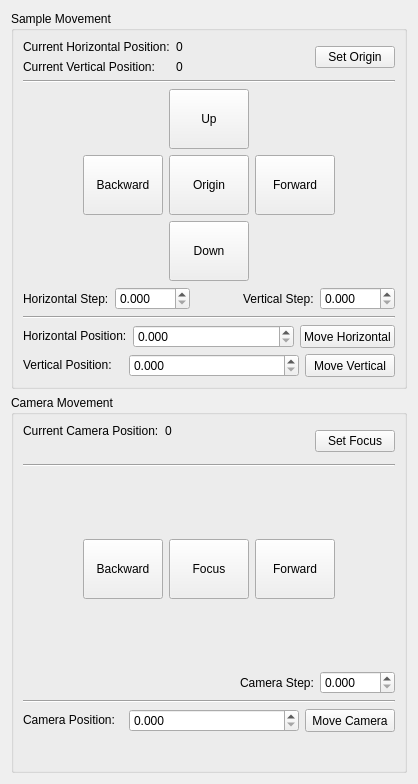
<?xml version="1.0" encoding="UTF-8"?>
<ui version="4.0">
 <class>MotorPanel</class>
 <widget class="QWidget" name="motorPanel">
  <layout class="QVBoxLayout" name="verticalLayout_panel">
   <item>
    <widget class="QGroupBox" name="groupBox_SampleMovement">
     <property name="sizePolicy">
      <sizepolicy hsizetype="Preferred" vsizetype="Preferred">
       <horstretch>0</horstretch>
       <verstretch>0</verstretch>
      </sizepolicy>
     </property>
     <property name="minimumSize">
      <size>
       <width>300</width>
       <height>0</height>
      </size>
     </property>
     <property name="title">
      <string>Sample Movement</string>
     </property>
     <layout class="QGridLayout" name="gridLayout_7">
      <item row="0" column="0">
       <layout class="QVBoxLayout" name="verticalLayout_32">
        <item>
         <layout class="QHBoxLayout" name="horizontalLayout_6">
          <item>
           <layout class="QGridLayout" name="gridLayout_5">
            <item row="0" column="1">
             <widget class="QLabel" name="label_sampleCurrentHPosition">
              <property name="minimumSize">
               <size>
                <width>50</width>
                <height>0</height>
               </size>
              </property>
              <property name="text">
               <string>0</string>
              </property>
             </widget>
            </item>
            <item row="0" column="0">
             <widget class="QLabel" name="label_21">
              <property name="sizePolicy">
               <sizepolicy hsizetype="Fixed" vsizetype="Preferred">
                <horstretch>0</horstretch>
                <verstretch>0</verstretch>
               </sizepolicy>
              </property>
              <property name="minimumSize">
               <size>
                <width>135</width>
                <height>0</height>
               </size>
              </property>
              <property name="text">
               <string>Current Horizontal Position:</string>
              </property>
             </widget>
            </item>
            <item row="1" column="0">
             <widget class="QLabel" name="label_22">
              <property name="sizePolicy">
               <sizepolicy hsizetype="Fixed" vsizetype="Preferred">
                <horstretch>0</horstretch>
                <verstretch>0</verstretch>
               </sizepolicy>
              </property>
              <property name="minimumSize">
               <size>
                <width>135</width>
                <height>0</height>
               </size>
              </property>
              <property name="text">
               <string>Current Vertical Position:</string>
              </property>
              <property name="alignment">
               <set>Qt::AlignLeading|Qt::AlignLeft|Qt::AlignVCenter</set>
              </property>
             </widget>
            </item>
            <item row="1" column="1">
             <widget class="QLabel" name="label_sampleCurrentVPosition">
              <property name="minimumSize">
               <size>
                <width>50</width>
                <height>0</height>
               </size>
              </property>
              <property name="text">
               <string>0</string>
              </property>
             </widget>
            </item>
           </layout>
          </item>
          <item>
           <widget class="QPushButton" name="pushButton_sampleSetOrigin">
            <property name="enabled">
             <bool>true</bool>
            </property>
            <property name="sizePolicy">
             <sizepolicy hsizetype="Fixed" vsizetype="Fixed">
              <horstretch>0</horstretch>
              <verstretch>0</verstretch>
             </sizepolicy>
            </property>
            <property name="minimumSize">
             <size>
              <width>75</width>
              <height>0</height>
             </size>
            </property>
            <property name="toolTip">
             <string>Set the current sample position as the origin</string>
            </property>
            <property name="text">
             <string>Set Origin</string>
            </property>
           </widget>
          </item>
         </layout>
        </item>
        <item>
         <widget class="Line" name="line">
          <property name="orientation">
           <enum>Qt::Horizontal</enum>
          </property>
         </widget>
        </item>
        <item>
         <layout class="QGridLayout" name="gridLayout_3">
          <item row="1" column="3">
           <widget class="QPushButton" name="pushButton_sampleStepForward">
            <property name="sizePolicy">
             <sizepolicy hsizetype="Fixed" vsizetype="Fixed">
              <horstretch>0</horstretch>
              <verstretch>0</verstretch>
             </sizepolicy>
            </property>
            <property name="minimumSize">
             <size>
              <width>60</width>
              <height>60</height>
             </size>
            </property>
<property name="toolTip">
             <string>Move the sample forward</string>
            </property>
            <property name="text">
             <string>Forward</string>
            </property>
            <property name="shortcut">
             <string>Ctrl+Right</string>
            </property>
           </widget>
          </item>
          <item row="1" column="2">
           <widget class="QPushButton" name="pushButton_sampleGotoOrigin">
            <property name="sizePolicy">
             <sizepolicy hsizetype="Fixed" vsizetype="Fixed">
              <horstretch>0</horstretch>
              <verstretch>0</verstretch>
             </sizepolicy>
            </property>
            <property name="minimumSize">
             <size>
              <width>60</width>
              <height>60</height>
             </size>
            </property>
<property name="toolTip">
             <string>Move the sample to origin</string>
            </property>
            <property name="text">
             <string>Origin</string>
            </property>
           </widget>
          </item>
          <item row="1" column="4">
           <spacer name="horizontalSpacer">
            <property name="orientation">
             <enum>Qt::Horizontal</enum>
            </property>
            <property name="sizeHint" stdset="0">
             <size>
              <width>60</width>
              <height>20</height>
             </size>
            </property>
           </spacer>
          </item>
          <item row="0" column="2">
           <widget class="QPushButton" name="pushButton_sampleStepUp">
            <property name="sizePolicy">
             <sizepolicy hsizetype="Fixed" vsizetype="Fixed">
              <horstretch>0</horstretch>
              <verstretch>0</verstretch>
             </sizepolicy>
            </property>
            <property name="minimumSize">
             <size>
              <width>60</width>
              <height>60</height>
             </size>
            </property>
<property name="toolTip">
             <string>Move the sample up</string>
            </property>
            <property name="text">
             <string>Up</string>
            </property>
            <property name="shortcut">
             <string>Ctrl+Up</string>
            </property>
           </widget>
          </item>
          <item row="1" column="1">
           <widget class="QPushButton" name="pushButton_sampleStepBackward">
            <property name="sizePolicy">
             <sizepolicy hsizetype="Fixed" vsizetype="Fixed">
              <horstretch>0</horstretch>
              <verstretch>0</verstretch>
             </sizepolicy>
            </property>
            <property name="minimumSize">
             <size>
              <width>60</width>
              <height>60</height>
             </size>
            </property>
<property name="toolTip">
             <string>Move the sample backward</string>
            </property>
            <property name="text">
             <string>Backward</string>
            </property>
            <property name="shortcut">
             <string>Ctrl+Left</string>
            </property>
           </widget>
          </item>
          <item row="1" column="0">
           <spacer name="horizontalSpacer_7">
            <property name="orientation">
             <enum>Qt::Horizontal</enum>
            </property>
            <property name="sizeHint" stdset="0">
             <size>
              <width>60</width>
              <height>20</height>
             </size>
            </property>
           </spacer>
          </item>
          <item row="2" column="2">
           <widget class="QPushButton" name="pushButton_sampleStepDown">
            <property name="sizePolicy">
             <sizepolicy hsizetype="Fixed" vsizetype="Fixed">
              <horstretch>0</horstretch>
              <verstretch>0</verstretch>
             </sizepolicy>
            </property>
            <property name="minimumSize">
             <size>
              <width>60</width>
              <height>60</height>
             </size>
            </property>
<property name="toolTip">
             <string>Move the sample down</string>
            </property>
            <property name="text">
             <string>Down</string>
            </property>
           </widget>
          </item>
         </layout>
        </item>
        <item>
         <layout class="QHBoxLayout" name="horizontalLayout_55">
          <item>
           <widget class="QLabel" name="label_25">
            <property name="sizePolicy">
             <sizepolicy hsizetype="Fixed" vsizetype="Preferred">
              <horstretch>0</horstretch>
              <verstretch>0</verstretch>
             </sizepolicy>
            </property>
            <property name="text">
             <string>Horizontal Step:</string>
            </property>
           </widget>
          </item>
          <item>
           <widget class="QDoubleSpinBox" name="doubleSpinBox_sampleHStepSize">
            <property name="sizePolicy">
             <sizepolicy hsizetype="Fixed" vsizetype="Fixed">
              <horstretch>0</horstretch>
              <verstretch>0</verstretch>
             </sizepolicy>
            </property>
            <property name="minimumSize">
             <size>
              <width>75</width>
              <height>0</height>
             </size>
            </property>
            <property name="suffix">
             <string/>
            </property>
            <property name="decimals">
             <number>3</number>
            </property>
           </widget>
          </item>
          <item>
           <spacer name="horizontalSpacer_9">
            <property name="orientation">
             <enum>Qt::Horizontal</enum>
            </property>
            <property name="sizeHint" stdset="0">
             <size>
              <width>40</width>
              <height>20</height>
             </size>
            </property>
           </spacer>
          </item>
          <item>
           <widget class="QLabel" name="label_26">
            <property name="sizePolicy">
             <sizepolicy hsizetype="Fixed" vsizetype="Preferred">
              <horstretch>0</horstretch>
              <verstretch>0</verstretch>
             </sizepolicy>
            </property>
            <property name="text">
             <string>Vertical Step:</string>
            </property>
           </widget>
          </item>
          <item>
           <widget class="QDoubleSpinBox" name="doubleSpinBox_sampleVStepSize">
            <property name="sizePolicy">
             <sizepolicy hsizetype="Fixed" vsizetype="Fixed">
              <horstretch>0</horstretch>
              <verstretch>0</verstretch>
             </sizepolicy>
            </property>
            <property name="minimumSize">
             <size>
              <width>75</width>
              <height>0</height>
             </size>
            </property>
            <property name="decimals">
             <number>3</number>
            </property>
           </widget>
          </item>
         </layout>
        </item>
        <item>
         <widget class="Line" name="line_3">
          <property name="orientation">
           <enum>Qt::Horizontal</enum>
          </property>
         </widget>
        </item>
        <item>
         <layout class="QHBoxLayout" name="horizontalLayout_53">
          <item>
           <widget class="QLabel" name="label_23">
            <property name="sizePolicy">
             <sizepolicy hsizetype="Fixed" vsizetype="Fixed">
              <horstretch>0</horstretch>
              <verstretch>0</verstretch>
             </sizepolicy>
            </property>
            <property name="minimumSize">
             <size>
              <width>100</width>
              <height>20</height>
             </size>
            </property>
            <property name="text">
             <string>Horizontal Position:</string>
            </property>
           </widget>
          </item>
          <item>
           <widget class="QDoubleSpinBox" name="doubleSpinBox_sampleSetHPosition">
            <property name="sizePolicy">
             <sizepolicy hsizetype="MinimumExpanding" vsizetype="Fixed">
              <horstretch>0</horstretch>
              <verstretch>0</verstretch>
             </sizepolicy>
            </property>
            <property name="minimumSize">
             <size>
              <width>100</width>
              <height>20</height>
             </size>
            </property>
<property name="decimals">
             <number>3</number>
            </property>
           </widget>
          </item>
          <item>
           <widget class="QPushButton" name="pushButton_sampleGotoHPosition">
            <property name="sizePolicy">
             <sizepolicy hsizetype="Fixed" vsizetype="Fixed">
              <horstretch>0</horstretch>
              <verstretch>0</verstretch>
             </sizepolicy>
            </property>
            <property name="minimumSize">
             <size>
              <width>90</width>
              <height>23</height>
             </size>
            </property>
<property name="toolTip">
             <string>Move the sample to the specified horizontal position</string>
            </property>
            <property name="text">
             <string>Move Horizontal</string>
            </property>
           </widget>
          </item>
         </layout>
        </item>
        <item>
         <layout class="QHBoxLayout" name="horizontalLayout_54">
          <item>
           <widget class="QLabel" name="label_24">
            <property name="sizePolicy">
             <sizepolicy hsizetype="Fixed" vsizetype="Fixed">
              <horstretch>0</horstretch>
              <verstretch>0</verstretch>
             </sizepolicy>
            </property>
            <property name="minimumSize">
             <size>
              <width>100</width>
              <height>20</height>
             </size>
            </property>
            <property name="text">
             <string>Vertical Position:</string>
            </property>
           </widget>
          </item>
          <item>
           <widget class="QDoubleSpinBox" name="doubleSpinBox_sampleSetVPosition">
            <property name="sizePolicy">
             <sizepolicy hsizetype="MinimumExpanding" vsizetype="Fixed">
              <horstretch>0</horstretch>
              <verstretch>0</verstretch>
             </sizepolicy>
            </property>
            <property name="minimumSize">
             <size>
              <width>100</width>
              <height>20</height>
             </size>
            </property>
<property name="decimals">
             <number>3</number>
            </property>
           </widget>
          </item>
          <item>
           <widget class="QPushButton" name="pushButton_sampleGotoVPosition">
            <property name="sizePolicy">
             <sizepolicy hsizetype="Fixed" vsizetype="Fixed">
              <horstretch>0</horstretch>
              <verstretch>0</verstretch>
             </sizepolicy>
            </property>
            <property name="minimumSize">
             <size>
              <width>90</width>
              <height>23</height>
             </size>
            </property>
<property name="toolTip">
             <string>Move the sample to the specified vertical position</string>
            </property>
            <property name="text">
             <string>Move Vertical</string>
            </property>
           </widget>
          </item>
         </layout>
        </item>
       </layout>
      </item>
     </layout>
    </widget>
   </item>
   <item>
    <widget class="QGroupBox" name="groupBox_CameraMovement">
     <property name="sizePolicy">
      <sizepolicy hsizetype="Preferred" vsizetype="Preferred">
       <horstretch>0</horstretch>
       <verstretch>0</verstretch>
      </sizepolicy>
     </property>
     <property name="minimumSize">
      <size>
       <width>300</width>
       <height>0</height>
      </size>
     </property>
     <property name="title">
      <string>Camera Movement</string>
     </property>
     <layout class="QGridLayout" name="gridLayout_6">
      <item row="0" column="0">
       <layout class="QVBoxLayout" name="verticalLayout_34">
        <item>
         <layout class="QHBoxLayout" name="horizontalLayout_58">
          <item>
           <layout class="QGridLayout" name="gridLayout_10">
            <item row="0" column="0">
             <widget class="QLabel" name="label_31">
              <property name="sizePolicy">
               <sizepolicy hsizetype="Fixed" vsizetype="Preferred">
                <horstretch>0</horstretch>
                <verstretch>0</verstretch>
               </sizepolicy>
              </property>
              <property name="minimumSize">
               <size>
                <width>135</width>
                <height>0</height>
               </size>
              </property>
              <property name="text">
               <string>Current Camera Position:</string>
              </property>
             </widget>
            </item>
            <item row="0" column="1">
             <widget class="QLabel" name="label_cameraCurrentPosition">
              <property name="minimumSize">
               <size>
                <width>50</width>
                <height>0</height>
               </size>
              </property>
              <property name="text">
               <string>0</string>
              </property>
             </widget>
            </item>
            <item row="1" column="0">
             <widget class="QLabel" name="label">
              <property name="text">
               <string/>
              </property>
             </widget>
            </item>
            <item row="1" column="1">
             <widget class="QLabel" name="label_2">
              <property name="sizePolicy">
               <sizepolicy hsizetype="Preferred" vsizetype="Preferred">
                <horstretch>50</horstretch>
                <verstretch>0</verstretch>
               </sizepolicy>
              </property>
              <property name="text">
               <string/>
              </property>
             </widget>
            </item>
           </layout>
          </item>
          <item>
           <widget class="QPushButton" name="pushButton_cameraSetFocus">
            <property name="sizePolicy">
             <sizepolicy hsizetype="Fixed" vsizetype="Fixed">
              <horstretch>0</horstretch>
              <verstretch>0</verstretch>
             </sizepolicy>
            </property>
            <property name="minimumSize">
             <size>
              <width>75</width>
              <height>0</height>
             </size>
            </property>
            <property name="toolTip">
             <string>Set the current camera position as focus position</string>
            </property>
            <property name="text">
             <string>Set Focus</string>
            </property>
           </widget>
          </item>
         </layout>
        </item>
        <item>
         <widget class="Line" name="line_2">
          <property name="orientation">
           <enum>Qt::Horizontal</enum>
          </property>
         </widget>
        </item>
        <item>
         <layout class="QGridLayout" name="gridLayout_8">
          <item row="1" column="0">
           <spacer name="horizontalSpacer_4">
            <property name="orientation">
             <enum>Qt::Horizontal</enum>
            </property>
            <property name="sizeHint" stdset="0">
             <size>
              <width>60</width>
              <height>20</height>
             </size>
            </property>
           </spacer>
          </item>
          <item row="1" column="3">
           <widget class="QPushButton" name="pushButton_cameraStepForward">
            <property name="sizePolicy">
             <sizepolicy hsizetype="Fixed" vsizetype="Fixed">
              <horstretch>0</horstretch>
              <verstretch>0</verstretch>
             </sizepolicy>
            </property>
            <property name="minimumSize">
             <size>
              <width>60</width>
              <height>60</height>
             </size>
            </property>
<property name="text">
             <string>Forward</string>
            </property>
           </widget>
          </item>
          <item row="1" column="4">
           <spacer name="horizontalSpacer_5">
            <property name="orientation">
             <enum>Qt::Horizontal</enum>
            </property>
            <property name="sizeHint" stdset="0">
             <size>
              <width>60</width>
              <height>20</height>
             </size>
            </property>
           </spacer>
          </item>
          <item row="0" column="2">
           <widget class="QLabel" name="label_3">
            <property name="sizePolicy">
             <sizepolicy hsizetype="Fixed" vsizetype="Fixed">
              <horstretch>0</horstretch>
              <verstretch>0</verstretch>
             </sizepolicy>
            </property>
            <property name="minimumSize">
             <size>
              <width>60</width>
              <height>60</height>
             </size>
            </property>
<property name="text">
             <string/>
            </property>
           </widget>
          </item>
          <item row="1" column="2">
           <widget class="QPushButton" name="pushButton_cameraGotoFocus">
            <property name="sizePolicy">
             <sizepolicy hsizetype="Fixed" vsizetype="Fixed">
              <horstretch>0</horstretch>
              <verstretch>0</verstretch>
             </sizepolicy>
            </property>
            <property name="minimumSize">
             <size>
              <width>60</width>
              <height>60</height>
             </size>
            </property>
<property name="text">
             <string>Focus</string>
            </property>
           </widget>
          </item>
          <item row="1" column="1">
           <widget class="QPushButton" name="pushButton_cameraStepBackward">
            <property name="sizePolicy">
             <sizepolicy hsizetype="Fixed" vsizetype="Fixed">
              <horstretch>0</horstretch>
              <verstretch>0</verstretch>
             </sizepolicy>
            </property>
            <property name="minimumSize">
             <size>
              <width>60</width>
              <height>60</height>
             </size>
            </property>
<property name="text">
             <string>Backward</string>
            </property>
           </widget>
          </item>
          <item row="2" column="2">
           <widget class="QLabel" name="label_4">
            <property name="sizePolicy">
             <sizepolicy hsizetype="Fixed" vsizetype="Fixed">
              <horstretch>0</horstretch>
              <verstretch>0</verstretch>
             </sizepolicy>
            </property>
            <property name="minimumSize">
             <size>
              <width>60</width>
              <height>60</height>
             </size>
            </property>
<property name="text">
             <string/>
            </property>
           </widget>
          </item>
         </layout>
        </item>
        <item>
         <layout class="QHBoxLayout" name="horizontalLayout_62">
          <item>
           <spacer name="horizontalSpacer_3">
            <property name="orientation">
             <enum>Qt::Horizontal</enum>
            </property>
            <property name="sizeHint" stdset="0">
             <size>
              <width>40</width>
              <height>20</height>
             </size>
            </property>
           </spacer>
          </item>
          <item>
           <widget class="QLabel" name="label_33">
            <property name="sizePolicy">
             <sizepolicy hsizetype="Fixed" vsizetype="Preferred">
              <horstretch>0</horstretch>
              <verstretch>0</verstretch>
             </sizepolicy>
            </property>
            <property name="text">
             <string>Camera Step:</string>
            </property>
           </widget>
          </item>
          <item>
           <widget class="QDoubleSpinBox" name="doubleSpinBox_cameraStepSize">
            <property name="sizePolicy">
             <sizepolicy hsizetype="Fixed" vsizetype="Fixed">
              <horstretch>0</horstretch>
              <verstretch>0</verstretch>
             </sizepolicy>
            </property>
            <property name="minimumSize">
             <size>
              <width>75</width>
              <height>0</height>
             </size>
            </property>
            <property name="decimals">
             <number>3</number>
            </property>
           </widget>
          </item>
         </layout>
        </item>
        <item>
         <widget class="Line" name="line_4">
          <property name="orientation">
           <enum>Qt::Horizontal</enum>
          </property>
         </widget>
        </item>
        <item>
         <layout class="QHBoxLayout" name="horizontalLayout_59">
          <item>
           <widget class="QLabel" name="label_32">
            <property name="sizePolicy">
             <sizepolicy hsizetype="Fixed" vsizetype="Fixed">
              <horstretch>0</horstretch>
              <verstretch>0</verstretch>
             </sizepolicy>
            </property>
            <property name="minimumSize">
             <size>
              <width>100</width>
              <height>20</height>
             </size>
            </property>
<property name="text">
             <string>Camera Position:</string>
            </property>
           </widget>
          </item>
          <item>
           <widget class="QDoubleSpinBox" name="doubleSpinBox_cameraSetPosition">
            <property name="sizePolicy">
             <sizepolicy hsizetype="MinimumExpanding" vsizetype="Fixed">
              <horstretch>0</horstretch>
              <verstretch>0</verstretch>
             </sizepolicy>
            </property>
            <property name="minimumSize">
             <size>
              <width>100</width>
              <height>20</height>
             </size>
            </property>
<property name="decimals">
             <number>3</number>
            </property>
           </widget>
          </item>
          <item>
           <widget class="QPushButton" name="pushButton_cameraGotoPosition">
            <property name="sizePolicy">
             <sizepolicy hsizetype="Fixed" vsizetype="Fixed">
              <horstretch>0</horstretch>
              <verstretch>0</verstretch>
             </sizepolicy>
            </property>
            <property name="minimumSize">
             <size>
              <width>90</width>
              <height>23</height>
             </size>
            </property>
<property name="toolTip">
             <string>Move the camera to the specified position</string>
            </property>
            <property name="text">
             <string>Move Camera</string>
            </property>
           </widget>
          </item>
         </layout>
        </item>
        <item>
         <layout class="QHBoxLayout" name="horizontalLayout">
          <item>
           <widget class="QLabel" name="label_5">
            <property name="minimumSize">
             <size>
              <width>0</width>
              <height>23</height>
             </size>
            </property>
            <property name="text">
             <string/>
            </property>
           </widget>
          </item>
         </layout>
        </item>
       </layout>
      </item>
     </layout>
    </widget>
   </item>
  </layout>
 </widget>
 <resources/>
 <connections/>
</ui>
